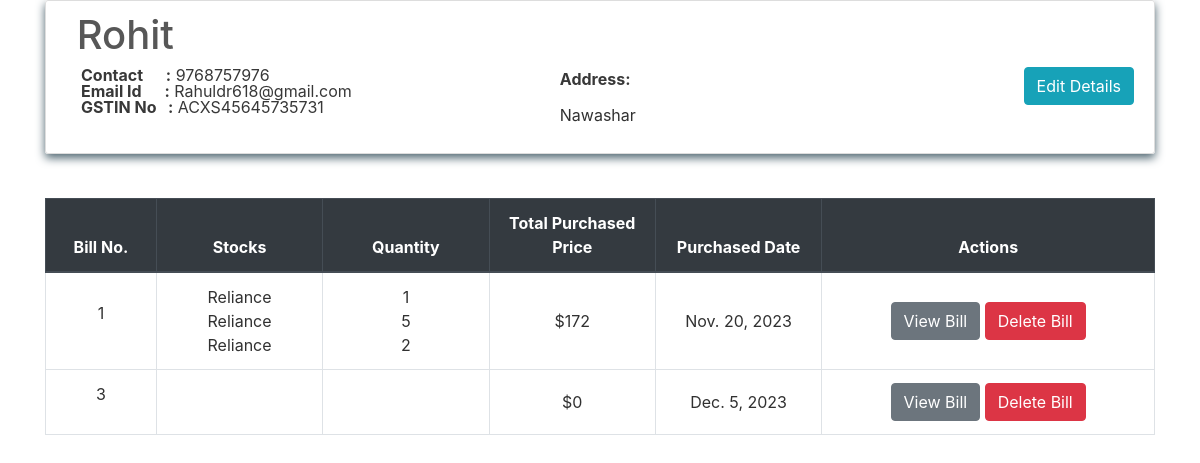
/transactions/suppliers/Rohit, run on the app's committed database.
### transactions/models.py (models this page shows, shortened)
class Supplier(models.Model):
    id = models.AutoField(primary_key=True)
    name = models.CharField(max_length=150)
    phone = models.CharField(max_length=12, unique=True)
    address = models.CharField(max_length=200)
    email = models.EmailField(max_length=254, unique=True)
    gstin = models.CharField(max_length=15, unique=True)
    is_deleted = models.BooleanField(default=False)

class PurchaseBill(models.Model):
    billno = models.AutoField(primary_key=True)
    time = models.DateTimeField(auto_now=True)
    supplier = models.ForeignKey(Supplier, on_delete = models.CASCADE, related_name='purchasesupplier')
    def get_items_list(self):
        return PurchaseItem.objects.filter(billno=self)
    def get_total_price(self):
        purchaseitems = PurchaseItem.objects.filter(billno=self)
        total = 0
        for item in purchaseitems:
            total += item.totalprice
        return total

class PurchaseItem(models.Model):
    billno = models.ForeignKey(PurchaseBill, on_delete = models.CASCADE, related_name='purchasebillno')
    stock = models.ForeignKey(Stock, on_delete = models.CASCADE, related_name='purchaseitem')
    quantity = models.IntegerField(default=1)
    perprice = models.IntegerField(default=1)
    totalprice = models.IntegerField(default=1)

### inventory/models.py (models this page shows, shortened)
class Stock(models.Model):
    id = models.AutoField(primary_key=True)
    name = models.CharField(max_length=30, unique=True)
    quantity = models.IntegerField(default=1)
    is_deleted = models.BooleanField(default=False)

### transactions/views.py (the view)
# urls.py: path('suppliers/<name>', views.SupplierView.as_view(), name='supplier'),
class SupplierView(View):
    def get(self, request, name):
        supplierobj = get_object_or_404(Supplier, name=name)
        bill_list = PurchaseBill.objects.filter(supplier=supplierobj)
        page = request.GET.get('page', 1)
        paginator = Paginator(bill_list, 10)
        try:
            bills = paginator.page(page)
        except PageNotAnInteger:
            bills = paginator.page(1)
        except EmptyPage:
            bills = paginator.page(paginator.num_pages)
        context = {
            'supplier'  : supplierobj,
            'bills'     : bills
        }
        return render(request, 'suppliers/supplier.html', context)

### transactions/templates/suppliers/supplier.html (shortened to what this page needs)
{% extends "base.html" %}
{% block content %}
    <div class="content-section">
        <div class="media">
            <div class="media-body">
                <h2 style="color:#575757;" class="account-heading">&nbsp;{{ supplier.name }}</h2>
                <a href="{% url 'edit-supplier' supplier.pk %}" class="btn btn-info" style="float: right;">Edit Details</a>
                <div class="row">
                    <div class="col-md-6">
                        <p class="fal">
                            <b>Contact &nbsp; &nbsp;&nbsp; :</b> {{ supplier.phone }} <br>
                            <b>Email Id &nbsp;&nbsp;&nbsp;&nbsp; :</b> {{ supplier.email }} <br>
                            <b>GSTIN No &nbsp; :</b> {{ supplier.gstin }} <br>
                        </p>
                    </div>
                    <div class="col-md-6">
                        <p class="fal">
                            <b>Address:</b> <br> {{ supplier.address|linebreaks }}
                        </p>
                    </div>
                </div>
            </div>
        </div>
    </div>
    <table class="table table-css table-hover table-bordered">
        <br>
        <thead class="thead-dark align-middle">
            <tr>
                <th width="10%">Bill No.</th>
                <th width="15%">Stocks</th>
                <th width="15%">Quantity</th>
                <th width="15%">Total Purchased Price</th>
                <th width="15%">Purchased Date</th>
                <th width="30%">Actions</th>
            </tr>
        </thead>
        <tbody>
            {% for purchase in bills %}
            <tr>
                <td class="align-middle"> <p>{{ purchase.billno }}</p> </td>
                <td class="align-middle">{% for item in purchase.get_items_list %} {{ item.stock.name }} <br> {% endfor %}</td>
                <td class="align-middle">{% for item in purchase.get_items_list %} {{ item.quantity }} <br> {% endfor %}</td>
                <td class="align-middle">${{ purchase.get_total_price }}</td>
                <td class="align-middle">{{ purchase.time.date }}</td>
                <td class="align-middle"> <a href="{% url 'purchase-bill' purchase.billno %}" class="btn btn-secondary">View Bill</a> <a href="{% url 'delete-purchase' purchase.pk %}" class="btn btn-danger">Delete Bill</a> </td>
            </tr>
            {% endfor %}
        </tbody>
    </table>
</div>
{% endblock content %}

### homepage/static/css/main.css (style rules this page uses)
body, html { height: 100%; }
.fal { color: #383838; }
p { color: rgb(49, 49, 49); }
a { color: #55b159; }
.table-css { color: #313131; }
h1, h2, h3, h4, h5, h6 { color: #ffffff; }
.content-section { background: transparent; box-shadow: 0 4px 10px #4e6570; color: rgb(36, 36, 36); padding: 10px 20px; border: 1px solid #dddddd; border-radius: 3px; margin-bottom: 20px; }
.account-heading { font-size: 2.5rem; }
.align-middle { text-align: center; }

### data on the page
Supplier: name "Rohit", phone "9768757976", email "Rahuldr618@gmail.com", gstin "ACXS45645735731", address "Nawashar"
PurchaseBill: billno "1", get_total_price "172", time "Nov. 20, 2023"
PurchaseItem: stock.name "Reliance", quantity "1"
PurchaseItem: stock.name "Reliance", quantity "5"
PurchaseItem: stock.name "Reliance", quantity "2"
PurchaseBill: billno "3", get_total_price "0", time "Dec. 5, 2023"
